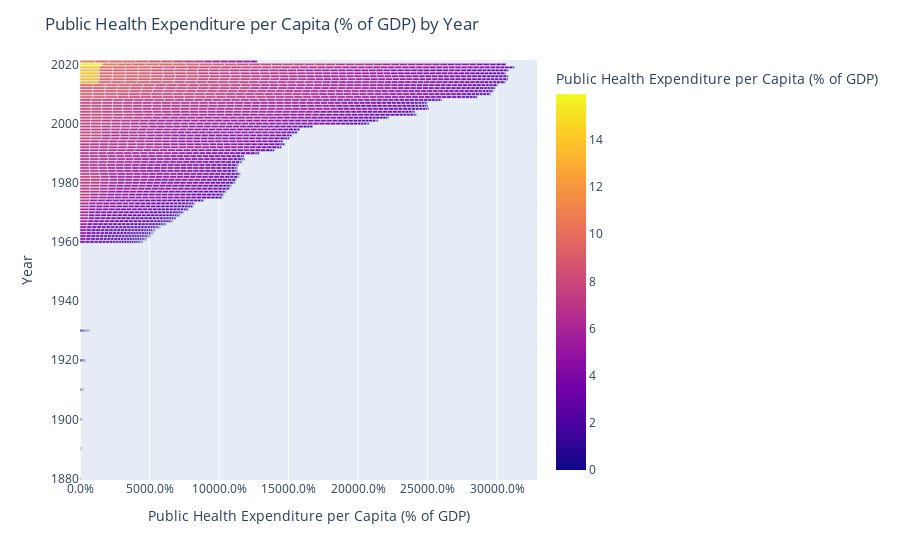

Notebook code for this chart:
### Code cell
# Filter the data for the desired columns
filtered_data = data[['Code', 'Year', 'public_health_expenditure_pc_gdp']]

# Sort the data by the public_health_expenditure_pc_gdp column in descending order
sorted_data = filtered_data.sort_values(by='public_health_expenditure_pc_gdp', ascending=False)

# Create an interactive bar graph using plotly
fig = px.bar(sorted_data, y='Year', x='public_health_expenditure_pc_gdp', text='public_health_expenditure_pc_gdp',
             color='public_health_expenditure_pc_gdp', orientation='h', height=600, hover_name='Code',
             labels={'public_health_expenditure_pc_gdp': 'Public Health Expenditure per Capita (% of GDP)'})

# Customize the layout
fig.update_layout(title='Public Health Expenditure per Capita (% of GDP) by Year',
                  xaxis_title='Public Health Expenditure per Capita (% of GDP)',
                  yaxis_title='Year',
                  xaxis_tickformat='.1%',
                  uniformtext_minsize=8, uniformtext_mode='hide',
                  hovermode='closest')

# Display the interactive graph
fig.show()

### Figure 1 — Plotly figure (JSON) as saved in the notebook; plotly's stock layout.template omitted (floating-point values rounded to 4 significant figures; data arrays with more than 128 entries replaced by an {"elided": "..."} marker saying what was removed)
{"data": [{"alignmentgroup": "True", "hovertemplate": "<b>%{hovertext}</b><br><br>Public Health Expenditure per Capita (% of GDP)=%{marker.color}<br>Year=%{y}<extra></extra>", "hovertext": {"elided": "2177 str values"}, "legendgroup": "", "marker": {"color": {"elided": "2177 float values"}, "coloraxis": "coloraxis", "pattern": {"shape": ""}}, "name": "", "offsetgroup": "", "orientation": "h", "showlegend": false, "text": {"elided": "2177 float values"}, "textposition": "auto", "type": "bar", "x": {"elided": "2177 float values"}, "xaxis": "x", "y": {"elided": "2177 str values"}, "yaxis": "y"}], "layout": {"autosize": true, "barmode": "relative", "coloraxis": {"colorbar": {"title": {"text": "Public Health Expenditure per Capita (% of GDP)"}}, "colorscale": [[0, "#0d0887"], [0.1111, "#46039f"], [0.2222, "#7201a8"], [0.3333, "#9c179e"], [0.4444, "#bd3786"], [0.5556, "#d8576b"], [0.6667, "#ed7953"], [0.7778, "#fb9f3a"], [0.8889, "#fdca26"], [1, "#f0f921"]]}, "hovermode": "closest", "legend": {"tracegroupgap": 0}, "margin": {"t": 60}, "title": {"text": "Public Health Expenditure per Capita (% of GDP) by Year"}, "uniformtext": {"minsize": 8, "mode": "hide"}, "xaxis": {"anchor": "y", "autorange": true, "domain": [0, 1], "range": [0, 328.7], "tickformat": ".1%", "title": {"text": "Public Health Expenditure per Capita (% of GDP)"}, "type": "linear"}, "yaxis": {"anchor": "x", "autorange": true, "domain": [0, 1], "range": ["1879-07-02 12:00", "2021-07-02 12:00"], "title": {"text": "Year"}, "type": "date"}}}
